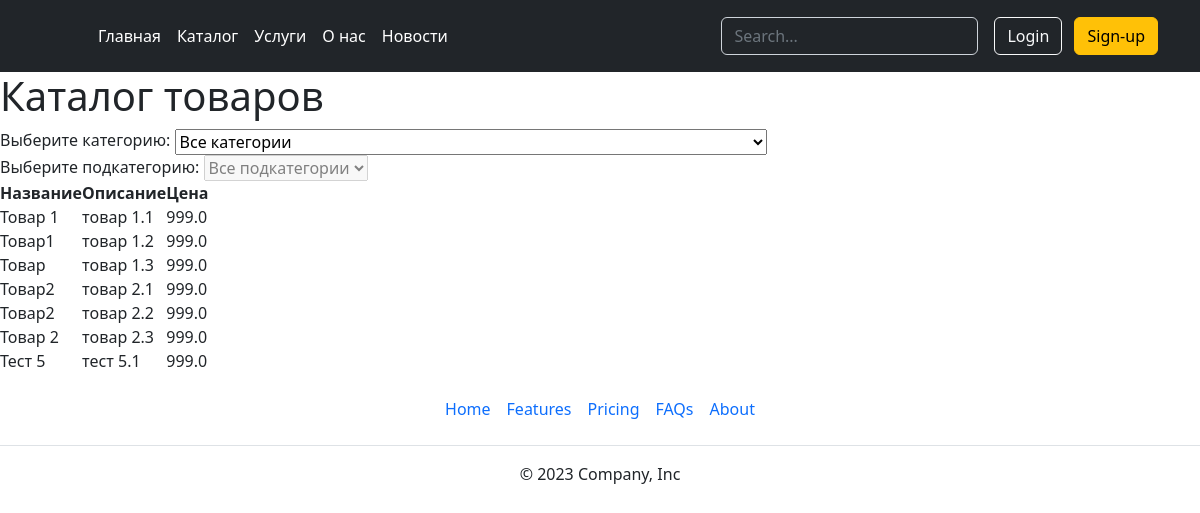
Screenshot of /goods with the database file from the repository.
### app.py (models this page shows, shortened)
class Product(db.Model):
    id = db.Column(db.Integer, primary_key=True)
    name = db.Column(db.String(100), nullable=False)
    about = db.Column(db.Text, nullable=True)
    price = db.Column(db.Float, nullable=False)
    subcategory_id = db.Column(db.Integer, db.ForeignKey('subcategory.id'), nullable=False)
    subcategory = db.relationship('Subcategory', backref='products')

### app.py (the view, shortened to what this page needs)
@app.route('/goods')
def goods():
    categories = Category.query.all()
    selected_category = None
    selected_subcategory = None
    if selected_subcategory:
        products = selected_subcategory.products
    elif selected_category:
        products = Product.query.join(Subcategory).filter(Subcategory.category_id == selected_category.id).all()
    else:
        products = Product.query.all()
    return render_template('goods.html', menu=menu, categories=categories, data=products)

### templates/goods.html (shortened to what this page needs)
{% extends 'base.html' %}
{% block body %}
        <h1>Каталог товаров</h1>
    <label for="category">Выберите категорию:</label>
    <select id="category" name="category" onchange="getSubcategories()">
      <option value="all">Все категории</option>
    </select>
    <br>
    <label for="subcategory">Выберите подкатегорию:</label>
    <select id="subcategory" name="subcategory" disabled>
      <option value="" disabled selected>Все подкатегории</option>
    </select>
    <table>
        <thead>
            <tr>
                <th>Название</th>
                <th>Описание</th>
                <th>Цена</th>
            </tr>
        </thead>
        <tbody>
            {% for el in data %}
                <tr>
                    <td>{{ el.name }}</td>
                    <td>{{ el.about }}</td>
                    <td>{{ el.price }}</td>
                </tr>
            {% endfor %}
        </tbody>
    </table>
{% endblock %}

### templates/base.html (shortened to what this page needs)
<!DOCTYPE html>
<html lang="ru">
<head>
    <link rel="stylesheet" href="../static/styles/reset.css">
    <link rel="stylesheet" href="https://cdn.jsdelivr.net/npm/bootstrap@5.2.3/dist/css/bootstrap.min.css">
</head>
<body>
    <header class="p-3 text-bg-dark">
        <div class="container">
          <div class="d-flex flex-wrap align-items-center justify-content-center justify-content-lg-start">
            <a href="/" class="d-flex align-items-center mb-2 mb-lg-0 text-white text-decoration-none">
              <svg class="bi me-2" width="40" height="32" role="img" aria-label="Bootstrap"><use xlink:href="#bootstrap"></use></svg>
            </a>
            <ul class="nav col-12 col-lg-auto me-lg-auto mb-2 justify-content-center mb-md-0">
                {% for m in menu %}
                    <li><a href="{{ m.url }}" class="nav-link px-2 text-secondary text-white">{{ m.name }}</a></li>
                {% endfor %}
            </ul>
            <form class="col-12 col-lg-auto mb-3 mb-lg-0 me-lg-3" role="search">
              <input type="search" class="form-control form-control-dark text-bg-dark" placeholder="Search..." aria-label="Search">
            </form>
            <div class="text-end">
                {% if 'user_id' in session %}
                    <a href="/profile"><button type="button" class="btn btn-outline-light me-2">Profile</button></a>
                    <a href="/logout"><button type="button" class="btn btn-warning">Logout</button></a>
                {% else %}
                    <a href="/authorization"><button type="button" class="btn btn-outline-light me-2">Login</button></a>
                    <a href="/registration"><button type="button" class="btn btn-warning">Sign-up</button></a>
                {% endif %}
            </div>
          </div>
        </div>
    </header>
    {% block body %}
    {% endblock %}
    <footer class="py-3 my-4 mt-auto">
        <ul class="nav justify-content-center border-bottom pb-3 mb-3">
          <li class="nav-item"><a href="#" class="nav-link px-2 text-body-secondary">Home</a></li>
          <li class="nav-item"><a href="#" class="nav-link px-2 text-body-secondary">Features</a></li>
          <li class="nav-item"><a href="#" class="nav-link px-2 text-body-secondary">Pricing</a></li>
          <li class="nav-item"><a href="#" class="nav-link px-2 text-body-secondary">FAQs</a></li>
          <li class="nav-item"><a href="#" class="nav-link px-2 text-body-secondary">About</a></li>
        </ul>
        <p class="text-center text-body-secondary">© 2023 Company, Inc</p>
    </footer>
</body>
</html>

### rows the page displays
Product: name "Товар 1", about "товар 1.1", price "999.0"
Product: name "Товар1", about "товар 1.2", price "999.0"
Product: name "Товар", about "товар 1.3", price "999.0"
Product: name "Товар2", about "товар 2.1", price "999.0"
Product: name "Товар2", about "товар 2.2", price "999.0"
Product: name "Товар 2", about "товар 2.3", price "999.0"
Product: name "Тест 5", about "тест 5.1", price "999.0"

### other values shown
{{ m.name }} "Главная" "Каталог" "Услуги" "О нас" "Новости"
